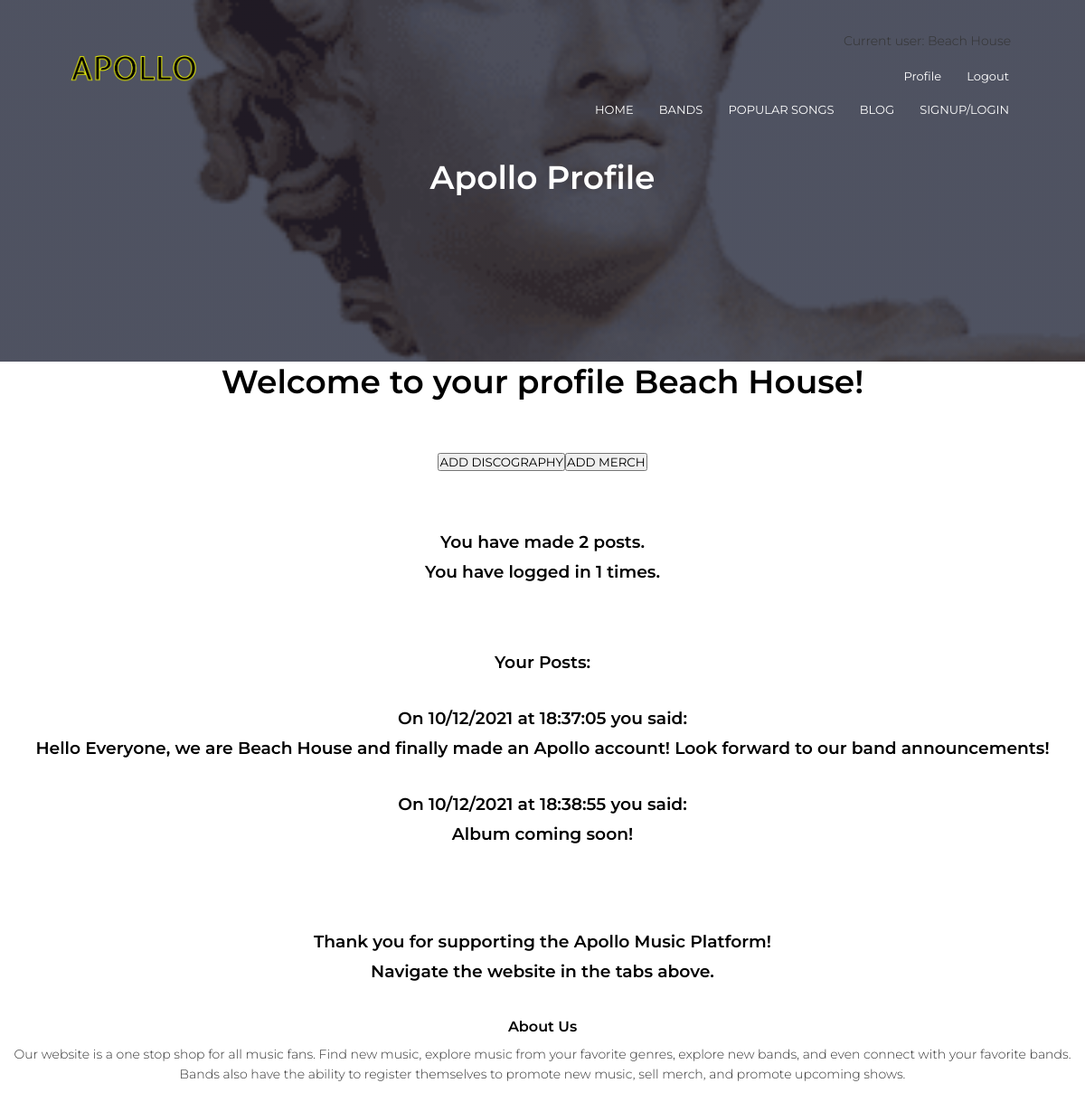
Screenshot of /profile (signed in) with the database file from the repository.
### models.py (models this page shows)
class User(UserMixin, db.Model):
    __tablename__ = 'user'
    id = db.Column(db.Integer, primary_key=True)
    email = db.Column(db.String(100), unique=True)
    password = db.Column(db.String(100))
    name = db.Column(db.String(100))
    account_type = db.Column(db.String(100))
    num_logins = db.Column(db.Integer)
    num_posts = db.Column(db.Integer)

class Blog(db.Model):
    __tablename__ = 'blog'
    id = db.Column(db.Integer, primary_key=True)
    user_id = db.Column(db.Integer)
    date = db.Column(db.String(100))
    time = db.Column(db.String(100))
    post = db.Column(db.String(300))

### main.py (the view)
@main.route('/profile')
def reg_profile():
    return render_template('profile.html', blog=Blog)

### __init__.py (called while the page is built)
def create_app():
    app = Flask(__name__)
    app.config['SECRET_KEY'] = 'secret-key-goes-here'
    app.config['SQLALCHEMY_DATABASE_URI'] = 'sqlite:///db.sqlite'
    db.init_app(app)
    from .auth import auth as auth_blueprint
    app.register_blueprint(auth_blueprint)
    from .main import main as main_blueprint
    app.register_blueprint(main_blueprint)
    login_manager = LoginManager()
    login_manager.login_view = 'auth.login'
    login_manager.init_app(app)
    from .models import User
    @login_manager.user_loader
    def load_user(id):
        if User.query.get(int(id)):
            return User.query.get(int(id))
    with app.app_context():
        db.create_all()
        db.session.commit()
    return app

### templates/profile.html
{% extends "header.html" %}
	{% block title %} Apollo Profile {% endblock %}
{% block content %}
<section>
	{% if current_user.is_authenticated %}
		<h1 class="title" style="text-align: center"> Welcome to your profile {{ current_user.name }}!</h1>
		{% if current_user.account_type == "band" %}
			<br><br><br>
				<div style="display: flex; justify-content: center; align-content: center;">
	                    <a href="{{ url_for('main.add_discog', uid=current_user.id) }}">
							<button>ADD DISCOGRAPHY</button>
						</a>
						<a href="{{ url_for('main.add_merch', uid=current_user.id) }}">
							<button>ADD MERCH</button>
						</a>
				</div>
			<br><br><br>
		{% endif %}
		<h3>You have made {{ current_user.num_posts }} posts.</h3>
		<h3>You have logged in {{ current_user.num_logins }} times.</h3>
		<br><br><br>
		{% if current_user.num_posts > 0 %}
			<h3>Your Posts:</h3>
			<br>
			{% for post in blog.query.filter_by(user_id=current_user.id) %}
				<h3>On {{ post.date }} at {{ post.time }} you said:</h3>
				<h3>{{ post.post }}</h3>
				<br>
			{% endfor %}
		{% endif%}
		<br><br><br>
		<h3>Thank you for supporting the Apollo Music Platform!</h3>
		<h3>Navigate the website in the tabs above.</h3>
	{% endif %}
</section>
{% endblock %}

### templates/header.html (shortened to what this page needs)
<!DOCTYPE html>
<html>
<head>
    <link rel="stylesheet" href="https://stackpath.bootstrapcdn.com/font-awesome/4.7.0/css/font-awesome.min.css">
    <section class="sub-header">
        <nav>
            <a href="{{ url_for('main.index') }}"><img src="{{ url_for('static', filename='images/logo.png') }}" width="100" heigth="40" ></a>
            <div class="nav-links" id="navLinks">
            {% if current_user.is_authenticated %}
                <p>Current user: {{current_user.name }}</p>
                <ul>
                    <li><a href="{{ url_for('main.reg_profile') }}">Profile</a></li>
                    <li><a href="{{ url_for('auth.logout') }}">Logout</a></li>
                </ul>
            {% endif %}
                <ul>
                    <li><a href="{{ url_for('main.index') }}">HOME</a></li>
                    <li><a href="{{ url_for('main.bands') }}">BANDS</a></li>
                    <li><a href="{{ url_for('main.popular') }}">POPULAR SONGS</a></li>
                    <li><a href="{{ url_for('main.blog') }}">BLOG</a></li>
                    <li><a href="{{ url_for('main.singup_login_redir') }}">SIGNUP/LOGIN</a></li>
                </ul>
            </div>
        </nav>
        <h1>{% block title %} {% endblock %}</h1>
    </section>
</head>
<body>
    {% block content %} {% endblock %}
<section class="footer">
    <h4>About Us</h4>
    <p>Our website is a one stop shop for all music fans. Find new music, explore music from your favorite genres, explore new bands, and even connect with your favorite bands. Bands also have the ability to register themselves to promote new music, sell merch, and promote upcoming shows.</p>
</section>
</body>
    </html>

### rows the page displays
User: name "Beach House", num_posts "2", num_logins "1"
Blog: date "10/12/2021", time "18:37:05", post "Hello Everyone, we are Beach House and finally made an Apollo account! Look forward to our band announcements!"
Blog: date "10/12/2021", time "18:38:55", post "Album coming soon!"
